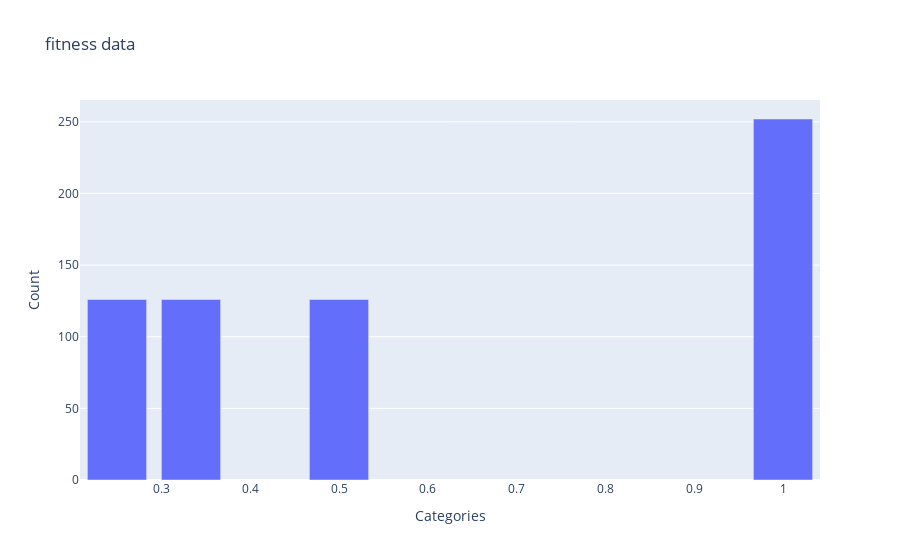

This figure's notebook cell:
### Code cell
fig = go.Figure(data=[go.Bar(x=df['fitness'].value_counts().index, y=df['fitness'].value_counts())]) 
fig.update_layout( 
 title= 'fitness data', 
 xaxis_title="Categories", 
 yaxis_title="Count" 
 ) 
fig.show()

### Figure 1 — Plotly figure (JSON) as saved in the notebook; plotly's stock layout.template omitted (floating-point values rounded to 4 significant figures)
{"data": [{"type": "bar", "x": [1, 0.3333, 0.5, 0.25], "y": [252, 126, 126, 126]}], "layout": {"title": {"text": "fitness data"}, "xaxis": {"title": {"text": "Categories"}}, "yaxis": {"title": {"text": "Count"}}}}
